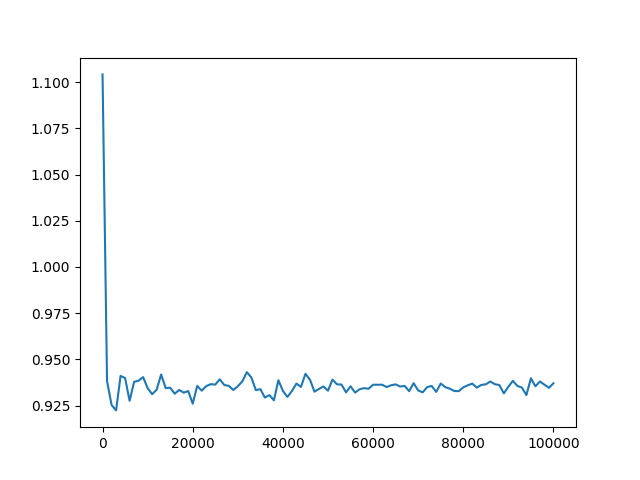

The script that drew this image:
import numpy as np
import matplotlib.pyplot as plt
import random
import time

random.seed(time.time())


def f(x):
    return x * x * np.cos(x)


# monte carlo integration
def monte_carlo(f, N):
    x = np.random.uniform(0, 1, N)

    x = np.array(sorted(x)) * np.pi - np.pi / 2

    y = f(x).astype(np.float64)

    return (np.sum(y) / N) * np.pi


# a
print(monte_carlo(f, 100000))

# b
# x = [1, 1000, 2000, ... , 100000]
x = np.arange(1000, 100000 + 1, 1000)
x = [1] + list(x)
x = np.array(x)
print(x)

# plot
y = np.array([monte_carlo(f, i) for i in x])
plt.plot(x, y)
plt.show()
